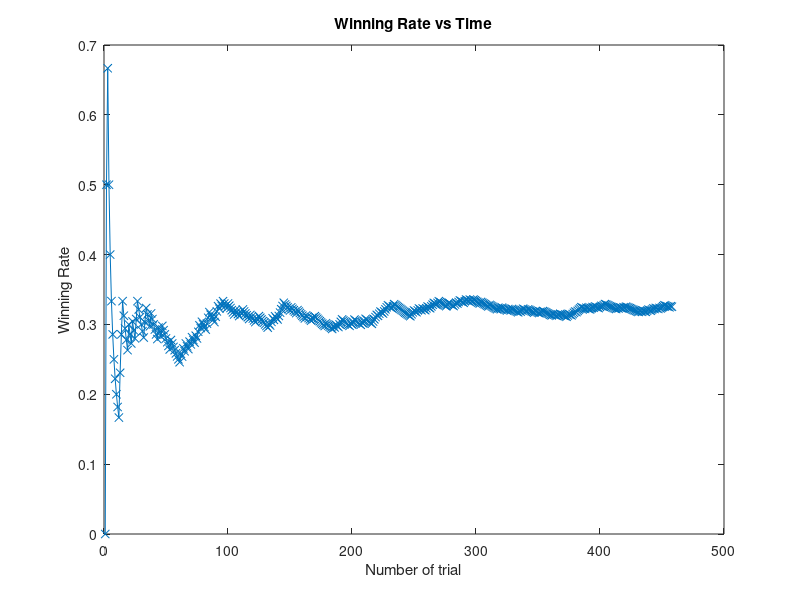

This chart was generated by the following MATLAB code: (Note: this script raises an error after producing the figure.)
fid = fopen('log.txt','r');
s = char(fread(fid));
a = str2num(s);
right_index = find(a==1);
per = length(right_index)/length(a);
% figure;histogram(diff(right_index));title('ISI')
disp(['胜率为',num2str(per*100),'%'])

figure;
plot(1:length(a),cumsum(a)./(1:length(a))','x-');
title('Winning Rate vs Time')
xlabel('Number of trial')
ylabel('Winning Rate')
yline(per,'r--')
yticks([0,round(per*1000)/1000,1])

saveas(gcf,'win_rate.png')